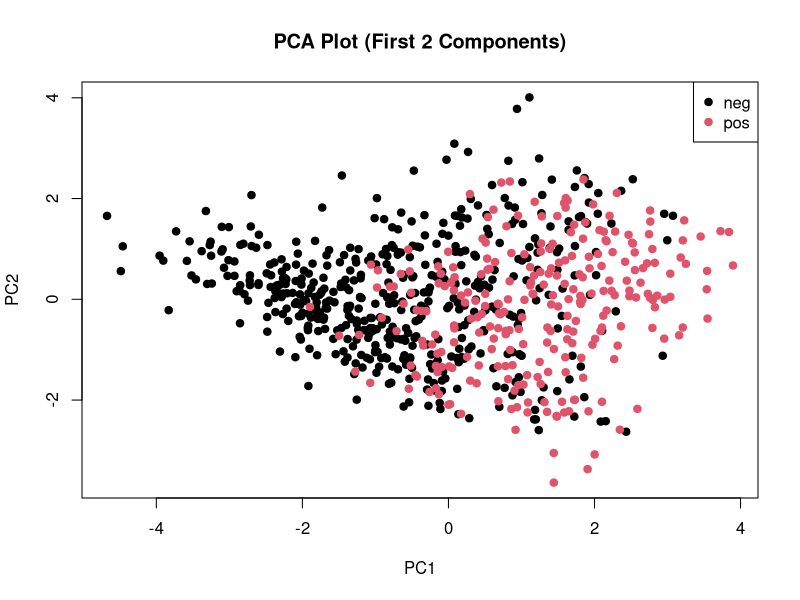
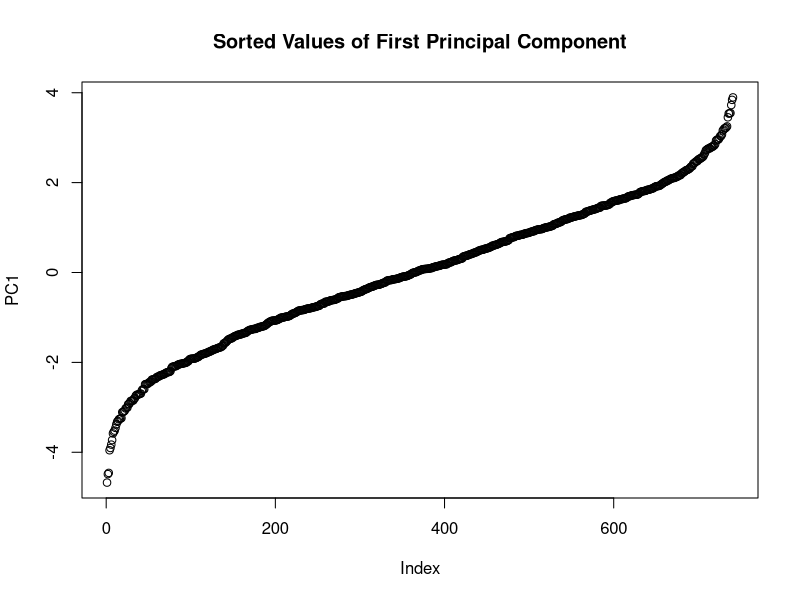
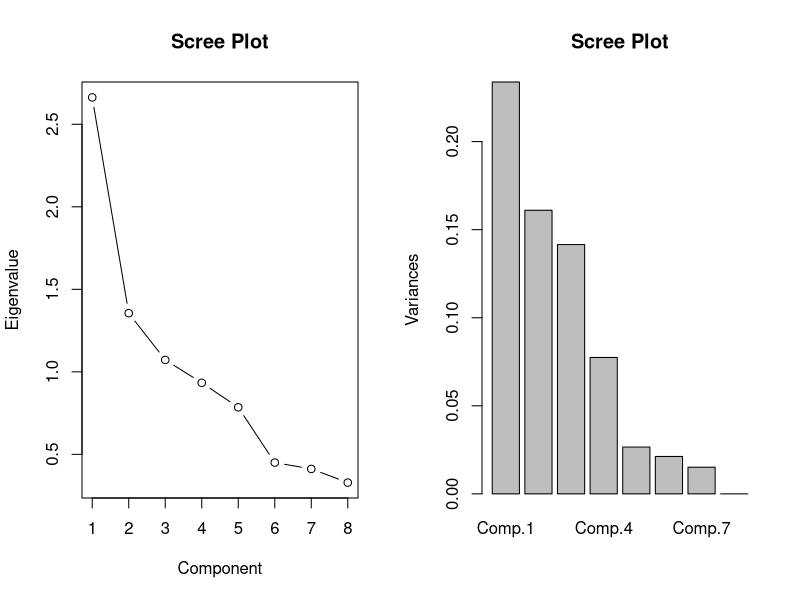
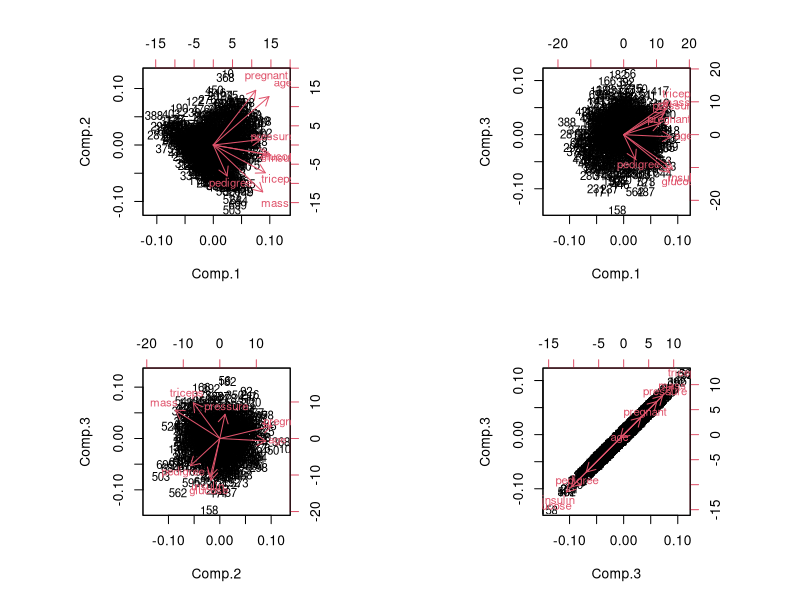
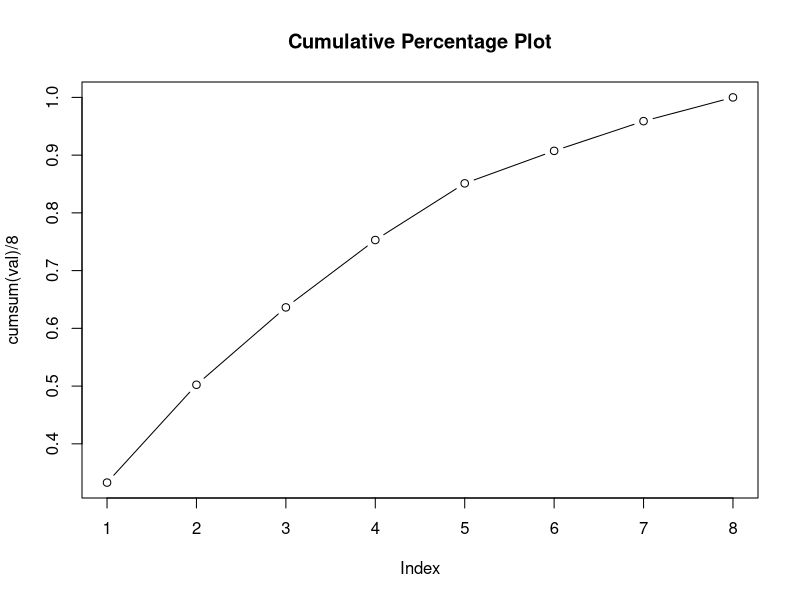

Recreate these plots in R, in order.
## ---- chunk 1
knitr::opts_chunk$set(echo = TRUE)
## ---- chunk 2
library(mlbench)
library(psych)
library(MASS)

df <- read.csv("df_EDA.csv")
head(df)
## ---- chunk 3
df_features <- df[, 1:8]
head(df_features)
## ---- chunk 4
ev <- eigen(cov(df_features))$values
eve <- eigen(cov(df_features))$vectors
print(ev)
print(eve)
## ---- chunk 5
df$diabetes <- as.factor(df$diabetes)

# First 2 components manually
l1 <- t(eve[, 1]) %*% t(df_features)
l2 <- t(eve[, 2]) %*% t(df_features)

# Plot of first 2 Components
plot(-l1[1, ], l2[1, ], 
     main = "PCA Plot (First 2 Components)", xlab = "PC1", ylab = "PC2",
     col = as.numeric(df$diabetes), pch = 19)
legend("topright", legend = levels(df$diabetes), col = 1:length(levels(df$diabetes)), pch = 19)
## ---- chunk 6
# Plot of sorted first component 
plot(sort(-l1[1, ]), 
     main = "Sorted Values of First Principal Component", ylab = "PC1")
## ---- chunk 7
S <- cor(df_features)
S
## ---- chunk 8
val <- eigen(S)$values
vec <- eigen(S)$vectors
print(val)
print(vec)
## ---- chunk 9
par(mfrow = c(1, 2))
plot(val, type = "b",
     main = "Scree Plot", xlab = "Component", ylab = "Eigenvalue")
screeplot(princomp(S), main = "Scree Plot")
## ---- chunk 10
cumsum(val)/8
par(mfrow=c(1,1))
png("fig/cumulative_percentage_plot.png", width = 800, height = 600)
plot(cumsum(val)/8, type="b", main="Cumulative Percentage Plot")
dev.off()
## ---- chunk 11
PCA <- princomp(df_features, cor=TRUE, scores=TRUE)
df_PCA <- as.data.frame(PCA$scores)
PCA

loadings(PCA)
summary(PCA)
## ---- chunk 12
# df_PCA <- as.data.frame(PCA$scores)
## ---- chunk 13
# Save PCA-transformed data to CSV
write.csv(df_PCA, "df_PCA.csv", row.names = FALSE)
## ---- chunk 14
par(mfrow=c(2,2))
biplot(PCA,choices=c(1,2))
biplot(PCA,choices=c(1,3))
biplot(PCA,choices=c(2,3))
biplot(PCA,choices=c(3,3))
